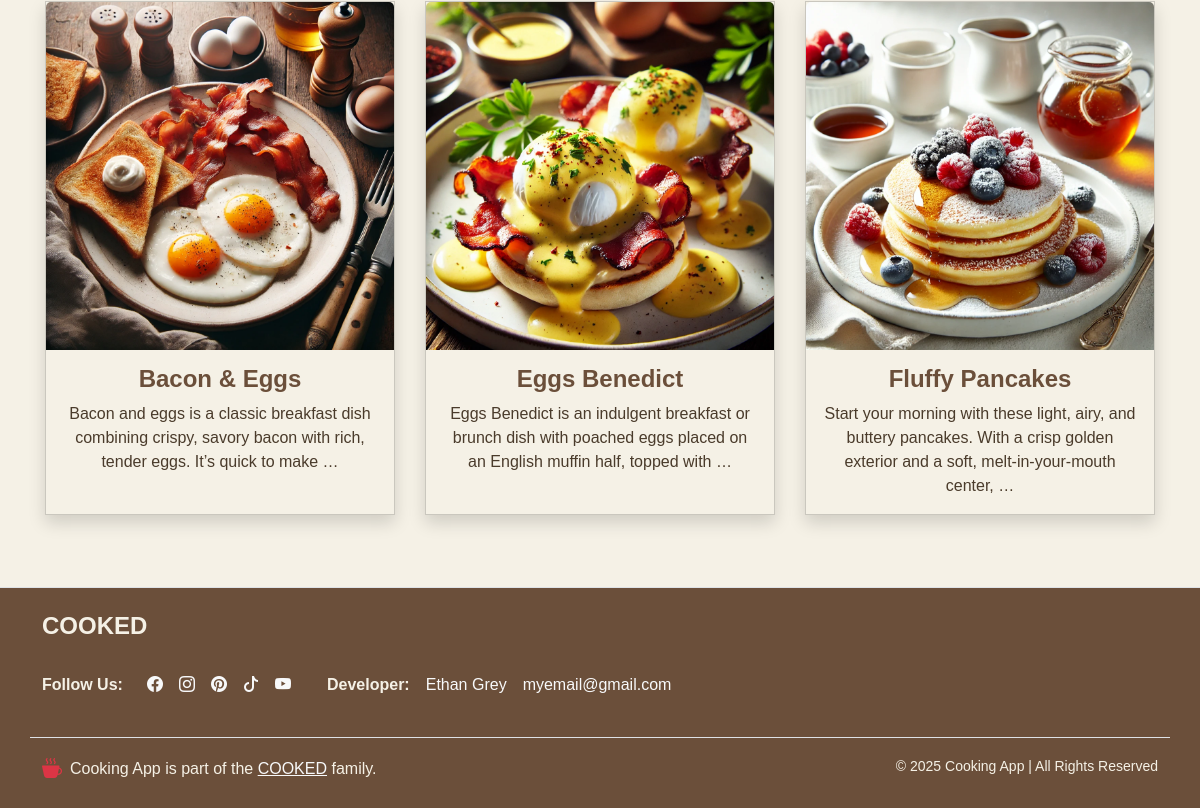
Page /recipes/breakfast/ (lower part) on the earlier database version.
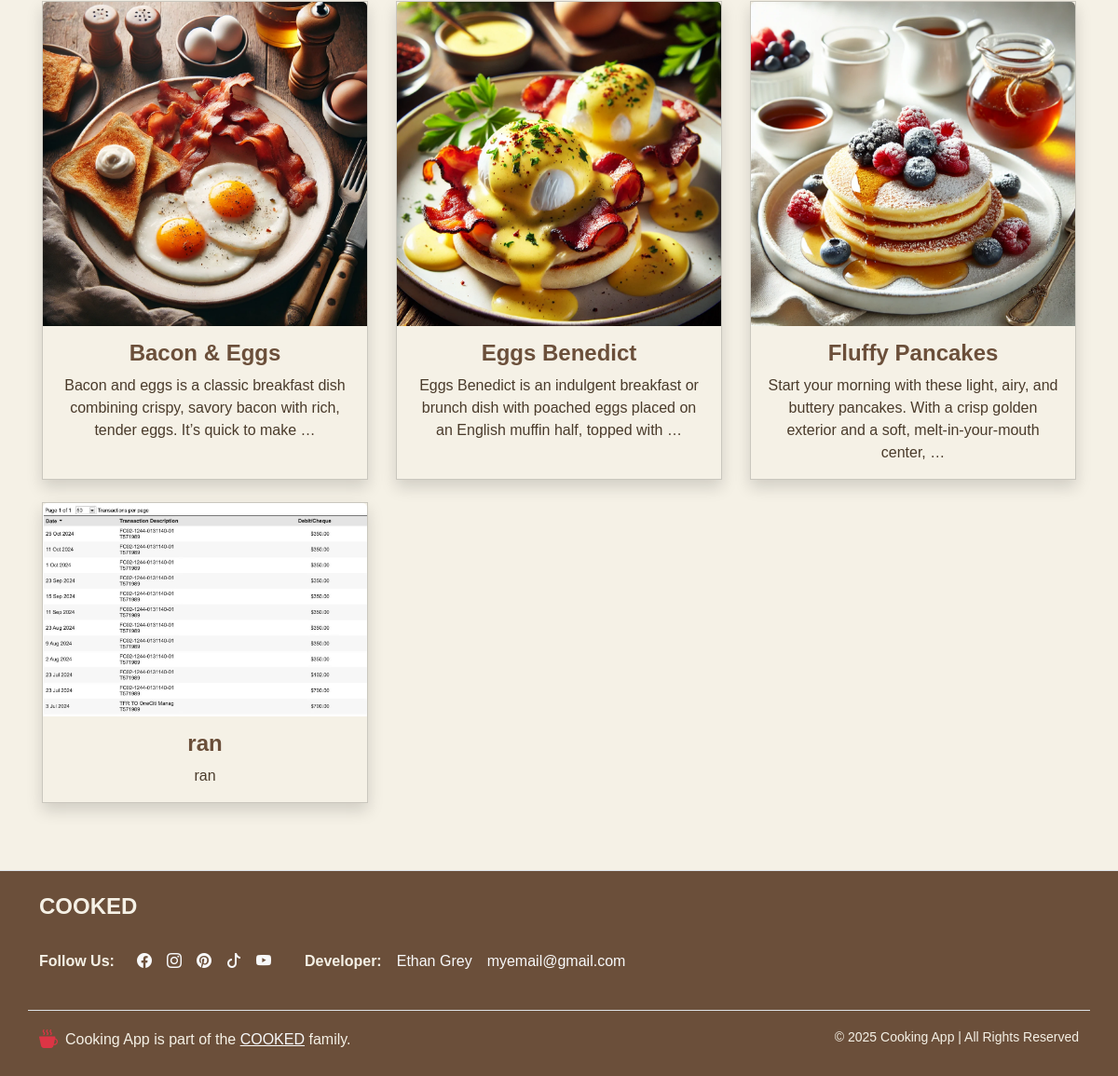
Same page on the later database version.
### recipes/models.py (models this page shows, shortened)
class Recipe(models.Model):
    recipename = models.CharField(max_length=200)
    description = models.TextField()
    ingredients = models.TextField()
    instructions = models.TextField(default='No instructions provided')
    madeby = models.CharField(max_length=50, default='Firstname Lastname')
    image = models.ImageField(upload_to='recipes/')
    slug = models.SlugField()
    recipetype = models.ForeignKey(RecipeType, related_name='recipes', on_delete=models.CASCADE)

### recipes/views.py (the view)
# urls.py: path('breakfast/', views.breakfast),
def breakfast(request):
    recipe_type = RecipeType.objects.get(recipetype="Breakfast")
    breakfast_recipes = recipe_type.recipes.all()
    return render(request, 'recipes/breakfast.html', {'breakfast_recipes': breakfast_recipes})

### recipes/context_processors.py (called while the page is built)
def recipe_types(request):
    return {'recipe_types': RecipeType.objects.all()}

def recipes(request):
    return {'recipes': Recipe.objects.all()}

### recipes/templates/recipes/breakfast.html (shortened to what this page needs)
{% extends 'layout.html' %}
{% block content %}
<div class="container">
    <div class="row">
        {% for recipe in breakfast_recipes %}
            <div class="col-md-4 mb-4">
                <div class="card h-100 shadow">
                    {% if recipe.image %}
                        <img src="{{ recipe.image.url }}" class="card-img-top" alt="{{ recipe.recipename }}">
                    {% endif %}
                    <div class="card-body text-center">
                        <h4 class="card-title">{{ recipe.recipename }}</h4>
                        <p class="card-text">{{ recipe.description|truncatewords:20 }}</p>
                    </div>
                </div>
            </div>
        {% empty %}
            <div class="col-12 text-center">
                <p>No breakfast recipes available.</p>
            </div>
        {% endfor %}
    </div>
</div>
{% endblock %}

### templates/layout.html (shortened to what this page needs)
<!DOCTYPE html>
{% load static %}
<html lang="en">
<head>
    <link rel="stylesheet" href="https://cdn.jsdelivr.net/npm/bootstrap@5.3.0/dist/css/bootstrap.min.css">
    <link rel="stylesheet" href="https://cdn.jsdelivr.net/npm/bootstrap-icons@1.11.1/font/bootstrap-icons.css">
    <link rel="stylesheet" href="{% static 'css/style.css' %}">
</head>
<body>
    <div class="d-flex flex-column min-vh-100">
      {% block content %}
      {% endblock %}
    </div>
    <footer class="py-4 mt-5 border-top">
      <div class="container">
          <div class="row mb-4 align-items-center">
              <div class="col-12 text-center text-md-start mb-3 mb-md-0">
                  <h4 class="fw-bold text-uppercase">cooked</h4>
              </div>
          </div>
          <div class="row">
              <div class="col-12 col-md-3">
                  <div class="d-flex flex-wrap gap-3 mb-4 justify-content-center justify-content-md-start">
                      <p class="fw-semibold mb-0 me-2">Follow Us:</p>
                      <a href="https://facebook.com" class="text-light">
                          <i class="bi bi-facebook"></i>
                      </a>
                      <a href="https://instagram.com" class="text-light">
                          <i class="bi bi-instagram"></i>
                      </a>
                      <a href="https://pinterest.com" class="text-light">
                          <i class="bi bi-pinterest"></i>
                      </a>
                      <a href="https://tiktok.com" class="text-light">
                          <i class="bi bi-tiktok"></i>
                      </a>
                      <a href="https://youtube.com" class="text-light">
                          <i class="bi bi-youtube"></i>
                      </a>
                  </div>
              </div>
              <div class="col-md-7 d-none d-md-block">
                  <ul class="list-unstyled d-flex gap-3">
                      <p class="fw-semibold">Developer:</p>
                      <li><a href="#" class="text-light text-decoration-none">Ethan Grey</a></li>
                      <li><a href="#" class="text-light text-decoration-none">myemail@gmail.com</a></li>
                  </ul>
              </div>
          </div>
          <div class="row border-top pt-3 mt-2 d-none d-md-flex">
              <div class="col-md-6 text-center text-md-start mb-2 mb-md-0">
                  <div class="d-flex align-items-center">
                      <span class="fs-5 text-danger me-2">
                          <i class="bi bi-cup-hot-fill"></i>
                      </span>
                      <span>Cooking App is part of the <a href="#" class="text-light text-uppercase">cooked</a> family.</span>
                  </div>
              </div>
              <div class="col-md-6 text-center text-md-end">
                  <small>&copy; 2025 Cooking App | All Rights Reserved</small>
              </div>
          </div>
      </div>
  </footer>
</body>
</html>

### static/css/style.css (style rules this page uses)
:root { --c-oak-brown: #6B4F3A; --c-forest-green: #2E4A46; --c-cement-grey: #A3A8A1; --c-tan: #f5f1e6; --c-body: #4A3B2B; --c-light-oak: #8C6A47; --c-dark-oak: #5E3B29; --c-light-forest: #3B5C4B; --c-dark-forest: #1F3A35; --font-base: "quilon", sans-serif; --box-shadow: 0px 15px 25px rgba(0,0,0,0.08); --transition: all 0.5s ease; }
body { background-color: var(--c-tan); color: var(--c-body); font-family: Arial, sans-serif; }
.text-light { color: var(--c-tan); }
.row { display: flex; flex-wrap: wrap; }
.card { max-width: 350px; margin: 0 auto; box-shadow: 2px 2px 10px rgba(0, 0, 0, 0.1); border-radius: 0; background-color: rgba(0, 0, 0, 0); }
.card-body { background-color: rgba(0, 0, 0, 0); padding-top: 15px; }
.card-title { color: var(--c-oak-brown); font-weight: bold; }
.card-text { color: var(--c-body); }
footer { background-color: var(--c-oak-brown); color: var(--c-tan); padding: 20px; text-align: center; }

Differences in the rows shown:
added Recipe: image (picture), recipename "ran", description "ran"
